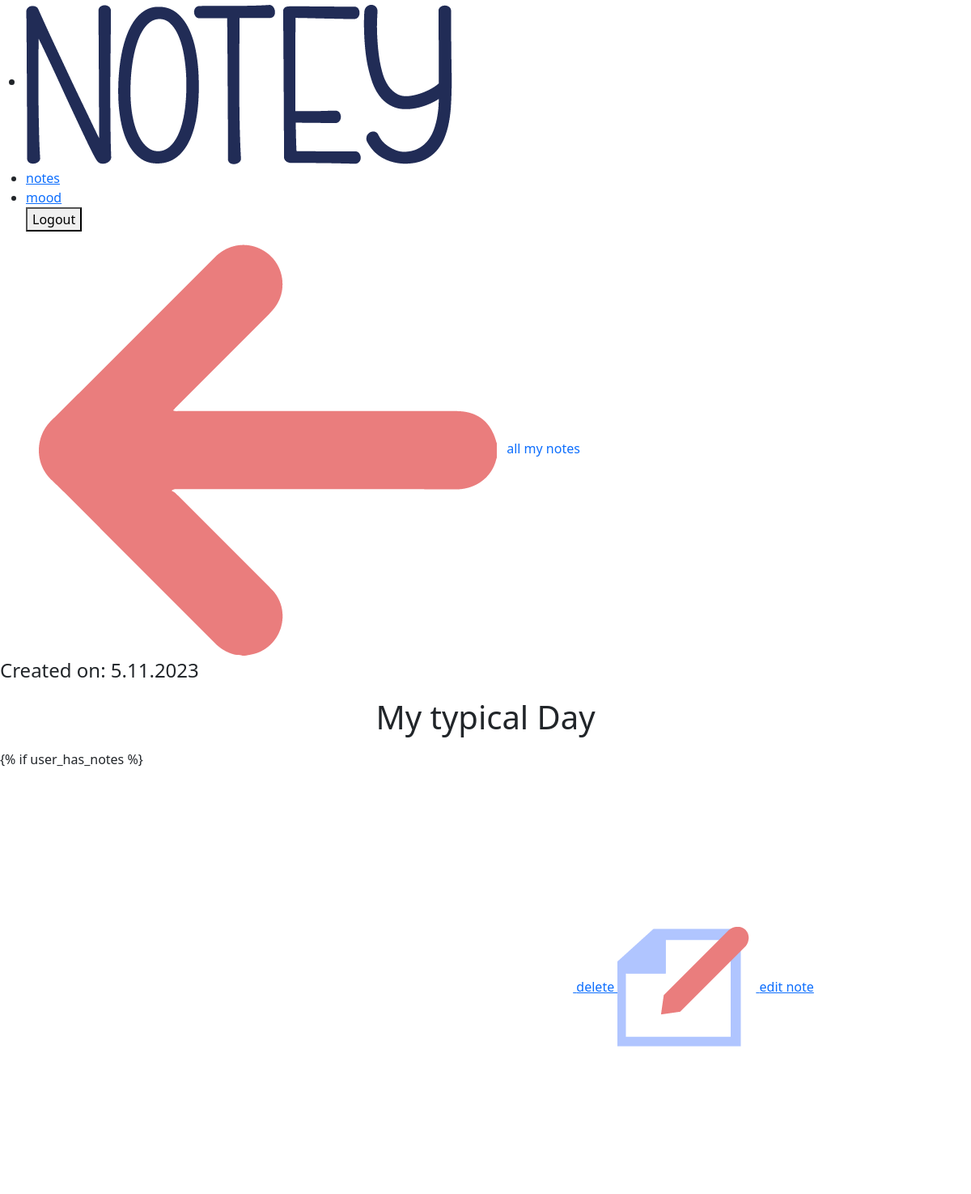
Page /note/10/ (signed in) on the committed database.
### notey_app/models.py (models this page shows, shortened)
class Note(models.Model):
    create_date = models.DateTimeField(default=timezone.now)
    category = models.CharField(max_length=100)
    title = models.CharField(max_length=225)
    text = models.TextField(blank=True, null=True)
    author = models.ForeignKey(User, on_delete=models.CASCADE, null=True, blank=True)

### notey_app/views.py (the view)
# urls.py: path('note/<int:pk>/', views.NoteDetailView.as_view(), name='note_detail'),
class NoteDetailView(DetailView):
    model = Note
    template_name = 'notey_app/note_detail.html'
    def get_queryset(self):
        return Note.objects.filter(author=self.request.user)

### notey_app/context_processors.py (called while the page is built)
def mood_context(request):
    mood = None
    if request.user.is_authenticated:
        today_date = date.today()
        mood_record = Mood.objects.filter(author=request.user, mood_date=today_date).first()
        mood = 'mood_advice' if mood_record else 'mood'
    return {'mood': mood}

### notey_app/templates/notey_app/note_detail.html
{% extends "notey_app/base.html" %}
{% block body_block %}
<div class="color_text patric-font base-container normal-text">
    <div>
        <a class="hover-pink ms-5 text-decoration-none" href="{% url 'notey_app:all_notes' %}">
            <img class="back-icon me-2 " src="/static/icons/back-pink.png" alt="Go back to all notes arrow">
                 all my notes
        </a>
    </div>
    <div class="note text-limit">
        <div class="gr-line">
            <p class="text-start fs-4">Created on: {{ object.create_date|date:"j.n.Y" }}</p>
            <h1 class="text-center">{{ object.title }}</h1>
        </div>
        <div class="wrapped-text">
            <p>
                {{ object.text|safe|linebreaksbr }}
            </p>
        </div>
        <div class="bar-button text-center ">
            <a class="button-pink white-hvr" href="{% url 'notey_app:note_delete' pk=object.pk %}">
                <img class="cross-s-icon me-2 mb-1" src="/static/icons/cross-white.png" alt="delete cross icon">
                    delete
            </a>
            <a class="button-edit white-hvr" href="{% url 'notey_app:note_edit' pk=object.pk %}">
                <img class="cross-s-icon me-2 mb-1" src="/static/icons/edit.png" alt="delete cross icon">
                    edit note
            </a>
        </div>
    </div>
</div>
{% endblock %}

### rows in the picture
Note: create_date "5.11.2023", title "My typical Day", text "{% if user_has_notes %}"
